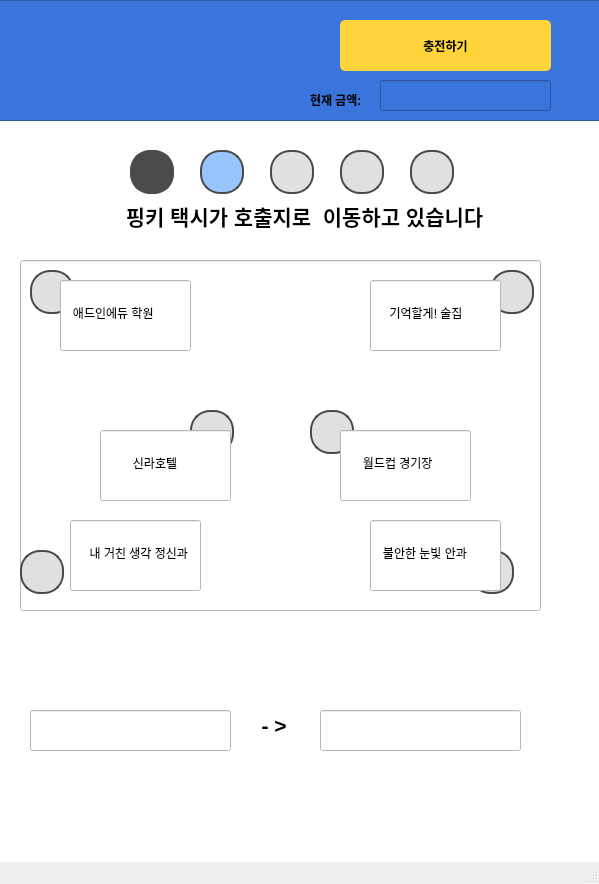
<?xml version="1.0" encoding="UTF-8"?>
<ui version="4.0">
 <class>MainWindow</class>
 <widget class="QMainWindow" name="MainWindow">
  <property name="geometry">
   <rect>
    <x>0</x>
    <y>0</y>
    <width>599</width>
    <height>884</height>
   </rect>
  </property>
  <property name="windowTitle">
   <string>MainWindow</string>
  </property>
  <widget class="QWidget" name="centralwidget">
   <property name="styleSheet">
    <string notr="true">background-color: white;
</string>
   </property>
   <widget class="QWidget" name="verticalLayoutWidget">
    <property name="geometry">
     <rect>
      <x>-10</x>
      <y>0</y>
      <width>621</width>
      <height>121</height>
     </rect>
    </property>
    <layout class="QVBoxLayout" name="verticalLayout">
     <item>
      <widget class="QFrame" name="frame">
       <property name="styleSheet">
        <string notr="true">background-color: #3A75DB
</string>
       </property>
       <property name="frameShape">
        <enum>QFrame::StyledPanel</enum>
       </property>
       <property name="frameShadow">
        <enum>QFrame::Raised</enum>
       </property>
       <widget class="QToolButton" name="ChargeBtn">
        <property name="geometry">
         <rect>
          <x>350</x>
          <y>20</y>
          <width>211</width>
          <height>51</height>
         </rect>
        </property>
        <property name="styleSheet">
         <string notr="true">background-color: #FFD43B;
color: black;
font-weight: bold;
border-radius: 5px;
padding: 5px 10px;
</string>
        </property>
        <property name="text">
         <string>충전하기</string>
        </property>
       </widget>
       <widget class="QLineEdit" name="Logo">
        <property name="geometry">
         <rect>
          <x>30</x>
          <y>20</y>
          <width>81</width>
          <height>71</height>
         </rect>
        </property>
        <property name="styleSheet">
         <string notr="true">QLineEdit {
    background-image: url(/home/lim/dev_ws/addintexi/UserGUI/data/icon/logo.png);
    background-repeat: no-repeat;
    background-position: center;
    background-size: cover; 
    border: none;
    padding: 0px;
}
</string>
        </property>
       </widget>
       <widget class="QLineEdit" name="LeftMoney">
        <property name="geometry">
         <rect>
          <x>390</x>
          <y>80</y>
          <width>171</width>
          <height>31</height>
         </rect>
        </property>
        <property name="readOnly">
         <bool>true</bool>
        </property>
       </widget>
       <widget class="QLabel" name="label_3">
        <property name="geometry">
         <rect>
          <x>320</x>
          <y>90</y>
          <width>66</width>
          <height>19</height>
         </rect>
        </property>
        <property name="font">
         <font>
          <weight>75</weight>
          <bold>true</bold>
         </font>
        </property>
        <property name="text">
         <string>현재 금액:</string>
        </property>
       </widget>
      </widget>
     </item>
    </layout>
   </widget>
   <widget class="QLineEdit" name="Prograss1">
    <property name="geometry">
     <rect>
      <x>130</x>
      <y>150</y>
      <width>44</width>
      <height>44</height>
     </rect>
    </property>
    <property name="styleSheet">
     <string notr="true">QLineEdit {
    background-color: #4A4A4A; /* 배경색 - 회색 */
    color: #000000;           /* 텍스트 색상 - 검정 */
    border: 2px solid #4A4A4A; /* 테두리 - 회색 */
    border-radius: 20px;       /* 반지름을 크기에 맞춰 조정 */
    min-width: 40px;           /* 최소 너비 (원 크기) */
    min-height: 40px;          /* 최소 높이 (원 크기) */
    max-width: 40px;
    max-height: 40px;
    padding: 0px;
    text-align: center;
}</string>
    </property>
   </widget>
   <widget class="QLineEdit" name="Prograss2">
    <property name="geometry">
     <rect>
      <x>200</x>
      <y>150</y>
      <width>44</width>
      <height>44</height>
     </rect>
    </property>
    <property name="styleSheet">
     <string notr="true">QLineEdit {
    background-color: #98C5FC;  /* 파란색 */
    color: #000000;
    border: 2px solid #4A4A4A; /* 테두리 - 회색 */
    border-radius: 20px;       /* 반지름을 크기에 맞춰 조정 */
    min-width: 40px;           /* 최소 너비 (원 크기) */
    min-height: 40px;          /* 최소 높이 (원 크기) */
    max-width: 40px;
    max-height: 40px;
    padding: 0px;
    text-align: center;
}</string>
    </property>
   </widget>
   <widget class="QLineEdit" name="Prograss3">
    <property name="geometry">
     <rect>
      <x>270</x>
      <y>150</y>
      <width>44</width>
      <height>44</height>
     </rect>
    </property>
    <property name="styleSheet">
     <string notr="true">QLineEdit {
    background-color: #E0E0E0; /* 배경색 - 회색 */
    color: #000000;           /* 텍스트 색상 - 검정 */
    border: 2px solid #4A4A4A; /* 테두리 - 회색 */
    border-radius: 20px;       /* 반지름을 크기에 맞춰 조정 */
    min-width: 40px;           /* 최소 너비 (원 크기) */
    min-height: 40px;          /* 최소 높이 (원 크기) */
    max-width: 40px;
    max-height: 40px;
    padding: 0px;
    text-align: center;
}</string>
    </property>
   </widget>
   <widget class="QLineEdit" name="Prograss4">
    <property name="geometry">
     <rect>
      <x>340</x>
      <y>150</y>
      <width>44</width>
      <height>44</height>
     </rect>
    </property>
    <property name="styleSheet">
     <string notr="true">QLineEdit {
    background-color: #E0E0E0; /* 배경색 - 회색 */
    color: #000000;           /* 텍스트 색상 - 검정 */
    border: 2px solid #4A4A4A; /* 테두리 - 회색 */
    border-radius: 20px;       /* 반지름을 크기에 맞춰 조정 */
    min-width: 40px;           /* 최소 너비 (원 크기) */
    min-height: 40px;          /* 최소 높이 (원 크기) */
    max-width: 40px;
    max-height: 40px;
    padding: 0px;
    text-align: center;
}</string>
    </property>
   </widget>
   <widget class="QLineEdit" name="Prograss5">
    <property name="geometry">
     <rect>
      <x>410</x>
      <y>150</y>
      <width>44</width>
      <height>44</height>
     </rect>
    </property>
    <property name="styleSheet">
     <string notr="true">QLineEdit {
    background-color: #E0E0E0; /* 배경색 - 회색 */
    color: #000000;           /* 텍스트 색상 - 검정 */
    border: 2px solid #4A4A4A; /* 테두리 - 회색 */
    border-radius: 20px;       /* 반지름을 크기에 맞춰 조정 */
    min-width: 40px;           /* 최소 너비 (원 크기) */
    min-height: 40px;          /* 최소 높이 (원 크기) */
    max-width: 40px;
    max-height: 40px;
    padding: 0px;
    text-align: center;
}</string>
    </property>
   </widget>
   <widget class="QLineEdit" name="Map">
    <property name="geometry">
     <rect>
      <x>20</x>
      <y>260</y>
      <width>521</width>
      <height>351</height>
     </rect>
    </property>
    <property name="styleSheet">
     <string notr="true">QLineEdit {
    background-image: url(/home/lim/dev_ws/addintexi/UserGUI/data/map/map.png);
    background-repeat: no-repeat;
    background-position: center;
    background-size: cover; 
    border: none;
    padding: 0px;
}</string>
    </property>
   </widget>
   <widget class="QLineEdit" name="Pinky">
    <property name="geometry">
     <rect>
      <x>20</x>
      <y>260</y>
      <width>521</width>
      <height>351</height>
     </rect>
    </property>
   </widget>
   <widget class="QLineEdit" name="Icon1">
    <property name="geometry">
     <rect>
      <x>30</x>
      <y>270</y>
      <width>44</width>
      <height>44</height>
     </rect>
    </property>
    <property name="styleSheet">
     <string notr="true">QLineEdit {
    background-color: #E0E0E0; /* 배경색 - 회색 */
    color: #000000;           /* 텍스트 색상 - 검정 */
    border: 2px solid #4A4A4A; /* 테두리 - 회색 */
    border-radius: 20px;       /* 반지름을 크기에 맞춰 조정 */
    min-width: 40px;           /* 최소 너비 (원 크기) */
    min-height: 40px;          /* 최소 높이 (원 크기) */
    max-width: 40px;
    max-height: 40px;
    padding: 0px;
    text-align: center;
}</string>
    </property>
   </widget>
   <widget class="QLineEdit" name="Icon2">
    <property name="geometry">
     <rect>
      <x>490</x>
      <y>270</y>
      <width>44</width>
      <height>44</height>
     </rect>
    </property>
    <property name="styleSheet">
     <string notr="true">QLineEdit {
    background-color: #E0E0E0; /* 배경색 - 회색 */
    color: #000000;           /* 텍스트 색상 - 검정 */
    border: 2px solid #4A4A4A; /* 테두리 - 회색 */
    border-radius: 20px;       /* 반지름을 크기에 맞춰 조정 */
    min-width: 40px;           /* 최소 너비 (원 크기) */
    min-height: 40px;          /* 최소 높이 (원 크기) */
    max-width: 40px;
    max-height: 40px;
    padding: 0px;
    text-align: center;
}</string>
    </property>
   </widget>
   <widget class="QLineEdit" name="Icon4">
    <property name="geometry">
     <rect>
      <x>470</x>
      <y>550</y>
      <width>44</width>
      <height>44</height>
     </rect>
    </property>
    <property name="styleSheet">
     <string notr="true">QLineEdit {
    background-color: #E0E0E0; /* 배경색 - 회색 */
    color: #000000;           /* 텍스트 색상 - 검정 */
    border: 2px solid #4A4A4A; /* 테두리 - 회색 */
    border-radius: 20px;       /* 반지름을 크기에 맞춰 조정 */
    min-width: 40px;           /* 최소 너비 (원 크기) */
    min-height: 40px;          /* 최소 높이 (원 크기) */
    max-width: 40px;
    max-height: 40px;
    padding: 0px;
    text-align: center;
}</string>
    </property>
   </widget>
   <widget class="QLineEdit" name="Icon3">
    <property name="geometry">
     <rect>
      <x>20</x>
      <y>550</y>
      <width>44</width>
      <height>44</height>
     </rect>
    </property>
    <property name="styleSheet">
     <string notr="true">QLineEdit {
    background-color: #E0E0E0; /* 배경색 - 회색 */
    color: #000000;           /* 텍스트 색상 - 검정 */
    border: 2px solid #4A4A4A; /* 테두리 - 회색 */
    border-radius: 20px;       /* 반지름을 크기에 맞춰 조정 */
    min-width: 40px;           /* 최소 너비 (원 크기) */
    min-height: 40px;          /* 최소 높이 (원 크기) */
    max-width: 40px;
    max-height: 40px;
    padding: 0px;
    text-align: center;
}</string>
    </property>
   </widget>
   <widget class="QLineEdit" name="Icon5">
    <property name="geometry">
     <rect>
      <x>190</x>
      <y>410</y>
      <width>44</width>
      <height>44</height>
     </rect>
    </property>
    <property name="styleSheet">
     <string notr="true">QLineEdit {
    background-color: #E0E0E0; /* 배경색 - 회색 */
    color: #000000;           /* 텍스트 색상 - 검정 */
    border: 2px solid #4A4A4A; /* 테두리 - 회색 */
    border-radius: 20px;       /* 반지름을 크기에 맞춰 조정 */
    min-width: 40px;           /* 최소 너비 (원 크기) */
    min-height: 40px;          /* 최소 높이 (원 크기) */
    max-width: 40px;
    max-height: 40px;
    padding: 0px;
    text-align: center;
}</string>
    </property>
   </widget>
   <widget class="QLineEdit" name="Icon6">
    <property name="geometry">
     <rect>
      <x>310</x>
      <y>410</y>
      <width>44</width>
      <height>44</height>
     </rect>
    </property>
    <property name="styleSheet">
     <string notr="true">QLineEdit {
    background-color: #E0E0E0; /* 배경색 - 회색 */
    color: #000000;           /* 텍스트 색상 - 검정 */
    border: 2px solid #4A4A4A; /* 테두리 - 회색 */
    border-radius: 20px;       /* 반지름을 크기에 맞춰 조정 */
    min-width: 40px;           /* 최소 너비 (원 크기) */
    min-height: 40px;          /* 최소 높이 (원 크기) */
    max-width: 40px;
    max-height: 40px;
    padding: 0px;
    text-align: center;
}</string>
    </property>
   </widget>
   <widget class="QLineEdit" name="Info1">
    <property name="geometry">
     <rect>
      <x>60</x>
      <y>280</y>
      <width>131</width>
      <height>71</height>
     </rect>
    </property>
    <property name="text">
     <string>   애드인에듀 학원</string>
    </property>
   </widget>
   <widget class="QLineEdit" name="Info2">
    <property name="geometry">
     <rect>
      <x>370</x>
      <y>280</y>
      <width>131</width>
      <height>71</height>
     </rect>
    </property>
    <property name="text">
     <string>     기억할게! 술집</string>
    </property>
   </widget>
   <widget class="QLineEdit" name="Info5">
    <property name="geometry">
     <rect>
      <x>100</x>
      <y>430</y>
      <width>131</width>
      <height>71</height>
     </rect>
    </property>
    <property name="text">
     <string>         신라호텔</string>
    </property>
   </widget>
   <widget class="QLineEdit" name="Info6">
    <property name="geometry">
     <rect>
      <x>340</x>
      <y>430</y>
      <width>131</width>
      <height>71</height>
     </rect>
    </property>
    <property name="text">
     <string>      월드컵 경기장</string>
    </property>
   </widget>
   <widget class="QLineEdit" name="Info3">
    <property name="geometry">
     <rect>
      <x>70</x>
      <y>520</y>
      <width>131</width>
      <height>71</height>
     </rect>
    </property>
    <property name="text">
     <string>     내 거친 생각 정신과</string>
    </property>
   </widget>
   <widget class="QLineEdit" name="Info4">
    <property name="geometry">
     <rect>
      <x>370</x>
      <y>520</y>
      <width>131</width>
      <height>71</height>
     </rect>
    </property>
    <property name="text">
     <string>   불안한 눈빛 안과</string>
    </property>
   </widget>
   <widget class="QLabel" name="label_2">
    <property name="geometry">
     <rect>
      <x>50</x>
      <y>200</y>
      <width>461</width>
      <height>31</height>
     </rect>
    </property>
    <property name="font">
     <font>
      <pointsize>16</pointsize>
      <weight>75</weight>
      <bold>true</bold>
     </font>
    </property>
    <property name="text">
     <string>             핑키 택시가 호출지로  이동하고 있습니다</string>
    </property>
   </widget>
   <widget class="QLineEdit" name="start">
    <property name="geometry">
     <rect>
      <x>30</x>
      <y>710</y>
      <width>201</width>
      <height>41</height>
     </rect>
    </property>
    <property name="readOnly">
     <bool>true</bool>
    </property>
   </widget>
   <widget class="QLineEdit" name="destination">
    <property name="geometry">
     <rect>
      <x>320</x>
      <y>710</y>
      <width>201</width>
      <height>41</height>
     </rect>
    </property>
    <property name="readOnly">
     <bool>true</bool>
    </property>
   </widget>
   <widget class="QLabel" name="label_4">
    <property name="geometry">
     <rect>
      <x>250</x>
      <y>700</y>
      <width>41</width>
      <height>51</height>
     </rect>
    </property>
    <property name="font">
     <font>
      <pointsize>16</pointsize>
      <weight>75</weight>
      <bold>true</bold>
     </font>
    </property>
    <property name="text">
     <string>  - &gt;</string>
    </property>
   </widget>
  </widget>
  <widget class="QStatusBar" name="statusbar"/>
 </widget>
 <resources/>
 <connections/>
</ui>
